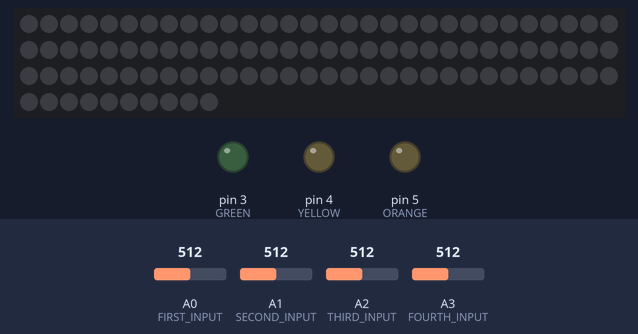
This sketch was run on a simulated Arduino Uno, built with avr-gcc and run on an emulated ATmega328P. Shown: 100 RGB LEDs in strip order, left to right, continuing on the next row, output pins drawn as LEDs (lit = HIGH). The inputs (shaded band) are chosen by the test bench; at power-on: A0 (FIRST_INPUT) = 512, A1 (SECOND_INPUT) = 512, A2 (THIRD_INPUT) = 512, A3 (FOURTH_INPUT) = 512. What the sketch prints to the serial monitor is not drawn.

Above: at 1.2 s.
1.3 s: A0 (FIRST_INPUT) set to 254
2.8 s: A0 (FIRST_INPUT) set to 231
At 3.1 s:
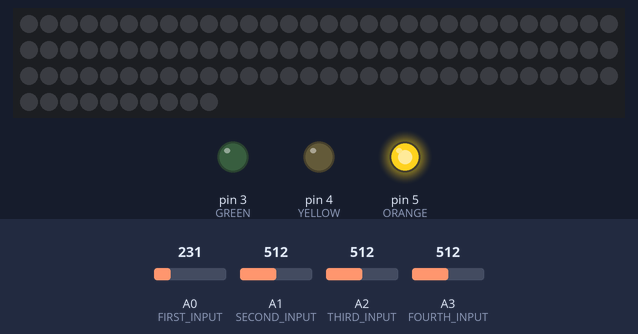
4.3 s: A0 (FIRST_INPUT) set to 250
At 5.3 s:
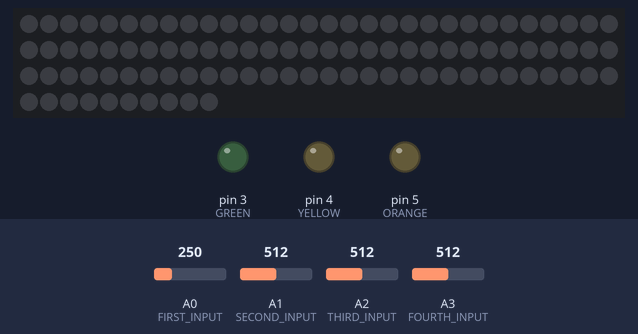
5.8 s: A0 (FIRST_INPUT) set to 230
At 6.4 s:
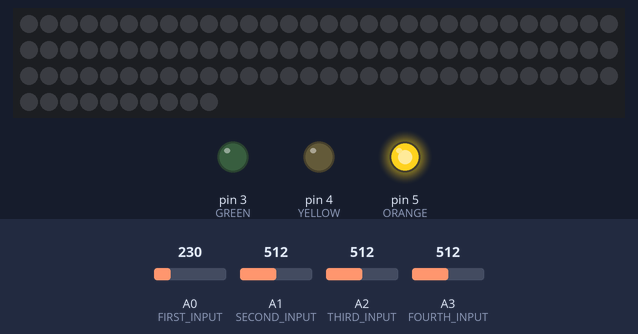
Timing chart, 0 to 8.3 s (numbered marks = the images above; inputs shaded):
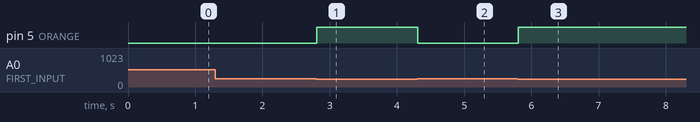

The sketch:

Metal_Contact.ino
```cpp
#include <Adafruit_NeoPixel.h>
#ifdef __AVR__
#include <avr/power.h>
#endif

#define PIN 6
Adafruit_NeoPixel strip_cart = Adafruit_NeoPixel(100, PIN, NEO_GRB + NEO_KHZ800);

//range for analog read : 0-1024

#define GREEN 3 // 4600-600 Resistor: 43k
#define YELLOW 4 //100-190 Resistor: 5.1k
#define ORANGE 5 //190-240 Resistor: 10k
#define BLUE 6  //6600-740 Resistor: 95k

#define FIRST_INPUT A0
#define SECOND_INPUT A1
#define THIRD_INPUT A2
#define FOURTH_INPUT A3

int first_reading ;
int second_reading ;
int third_reading ;
int fourth_reading;

int colour[] = {GREEN, YELLOW, ORANGE, BLUE};

void setup() {
  // put your setup code here, to run once:
  // Neopixel setup
  strip_cart.begin();
  strip_cart.show(); // Initialize all pixels to 'off'

  // detection setup
  Serial.begin(9600);
  pinMode(FIRST_INPUT, INPUT_PULLUP);
  pinMode(SECOND_INPUT, INPUT_PULLUP);
  pinMode(THIRD_INPUT, INPUT_PULLUP);
  pinMode(FOURTH_INPUT, INPUT_PULLUP);

  pinMode(GREEN, OUTPUT);
  pinMode(YELLOW, OUTPUT);
  pinMode(ORANGE, OUTPUT);
  pinMode(BLUE, OUTPUT);


  int first_reading = analogRead(FIRST_INPUT);
  int second_reading = analogRead(SECOND_INPUT);
  int third_reading = analogRead(THIRD_INPUT);
  int fourth_reading = analogRead(FOURTH_INPUT);


}

void loop() {
  // put your main code here, to run repeatedly:

  int flag[] = {0, 0, 0, 0};

  int first_reading = analogRead(FIRST_INPUT);
  int second_reading = analogRead(SECOND_INPUT);
  int third_reading = analogRead(THIRD_INPUT);
  int fourth_reading = analogRead(FOURTH_INPUT);

  if (first_reading > 4600 && first_reading < 600) {
    flag[0] = 1;
  } else if (first_reading > 100 && first_reading < 190) {
    flag[1] = 1;
  } else if (first_reading > 190 && first_reading < 240) {
    flag[2] = 1;
  } else if (first_reading > 6600 && first_reading < 740) {
    flag[3] = 1;
  }

  if (second_reading > 4600 && second_reading < 600) {
    flag[0] = 1;
  } else if (second_reading > 100 && second_reading < 190) {
    flag[1] = 1;
  } else if (second_reading > 190 && second_reading < 240) {
    flag[2] = 1;
  } else if (second_reading > 6600 && second_reading < 740) {
    flag[3] = 1;
  }

  if (third_reading > 4600 && third_reading < 600) {
    flag[0] = 1;
  } else if (third_reading > 100 && third_reading < 190) {
    flag[1] = 1;
  } else if (third_reading > 190 && third_reading < 240) {
    flag[2] = 1;
  } else if (third_reading > 6600 && third_reading < 740) {
    flag[3] = 1;
  }

  if (fourth_reading > 4600 && fourth_reading < 600) {
    flag[0] = 1;
  } else if (fourth_reading > 100 && fourth_reading < 190) {
    flag[1] = 1;
  } else if (fourth_reading > 190 && fourth_reading < 240) {
    flag[2] = 1;
  } else if (fourth_reading > 6600 && fourth_reading < 740) {
    flag[3] = 1;
  }

  for (int i = 0; i < 4; i++) {
    if (flag[i] >= 1) {
      digitalWrite(colour[i], HIGH);
    } else {
      digitalWrite(colour[i], LOW);
    }
  }
  //    digitalWrite(colour[0],HIGH);
  // digitalWrite(4, HIGH);

  for (int i = 0 ; i < 4; i++) {
    Serial.println(flag[i]);
  }

}
```

Measured:
- the behaviour switches between 240 and 239 on A0 (FIRST_INPUT) (found by bisection; images 0 and 1)
- after the input at 2.8 s, pin 5 (ORANGE): LOW → HIGH at once
- after the input at 4.3 s, pin 5 (ORANGE): HIGH → LOW at once
- after the input at 5.8 s, pin 5 (ORANGE): LOW → HIGH at once
